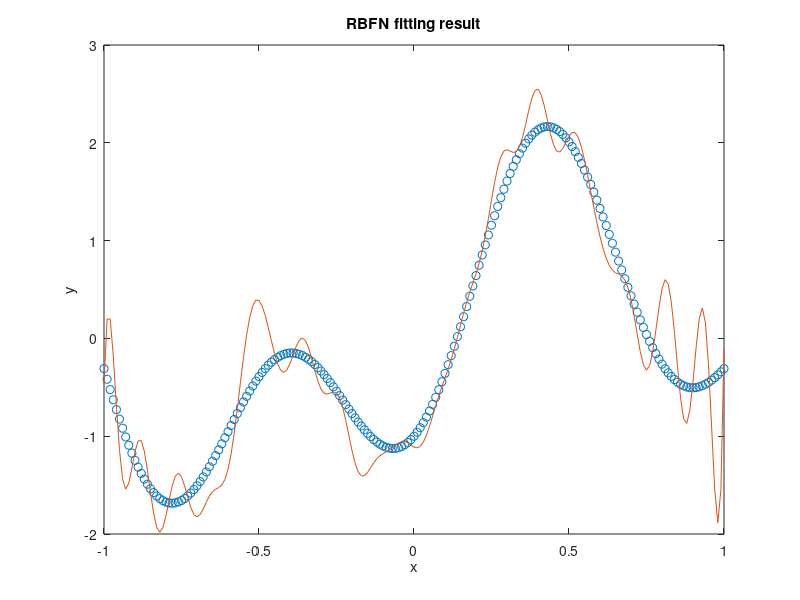

MATLAB code for this plot: (Note: this script raises an error after producing the figure.)
clc;
clear;

x_train = -1:0.05:1;
y_train = 1.2*sin(pi*x_train)-cos(2.4*pi*x_train)+0.3*randn(1,41);

x_test = -1:0.01:1;
y_test = 1.2*sin(pi*x_test)-cos(2.4*pi*x_test);

sigma = 0.1;
% train
r = abs(x_train' - x_train);
i_matrix = exp(-r.^2./(2*sigma^2));
w = i_matrix^-1*y_train';

% test
r = abs(x_test' - x_train);
i_matrix = exp(-r.^2./(2*sigma^2));
y_pred = (i_matrix*w)';
test_mse = sum((y_pred - y_test).^2)/201;

% plot
fig = figure();
plot(x_test,y_test,'o', x_test,y_pred);
xlabel('x');
ylabel('y');
title('RBFN fitting result')

% MSE
fprintf('test_mse: %0.2f%\n',test_mse)
